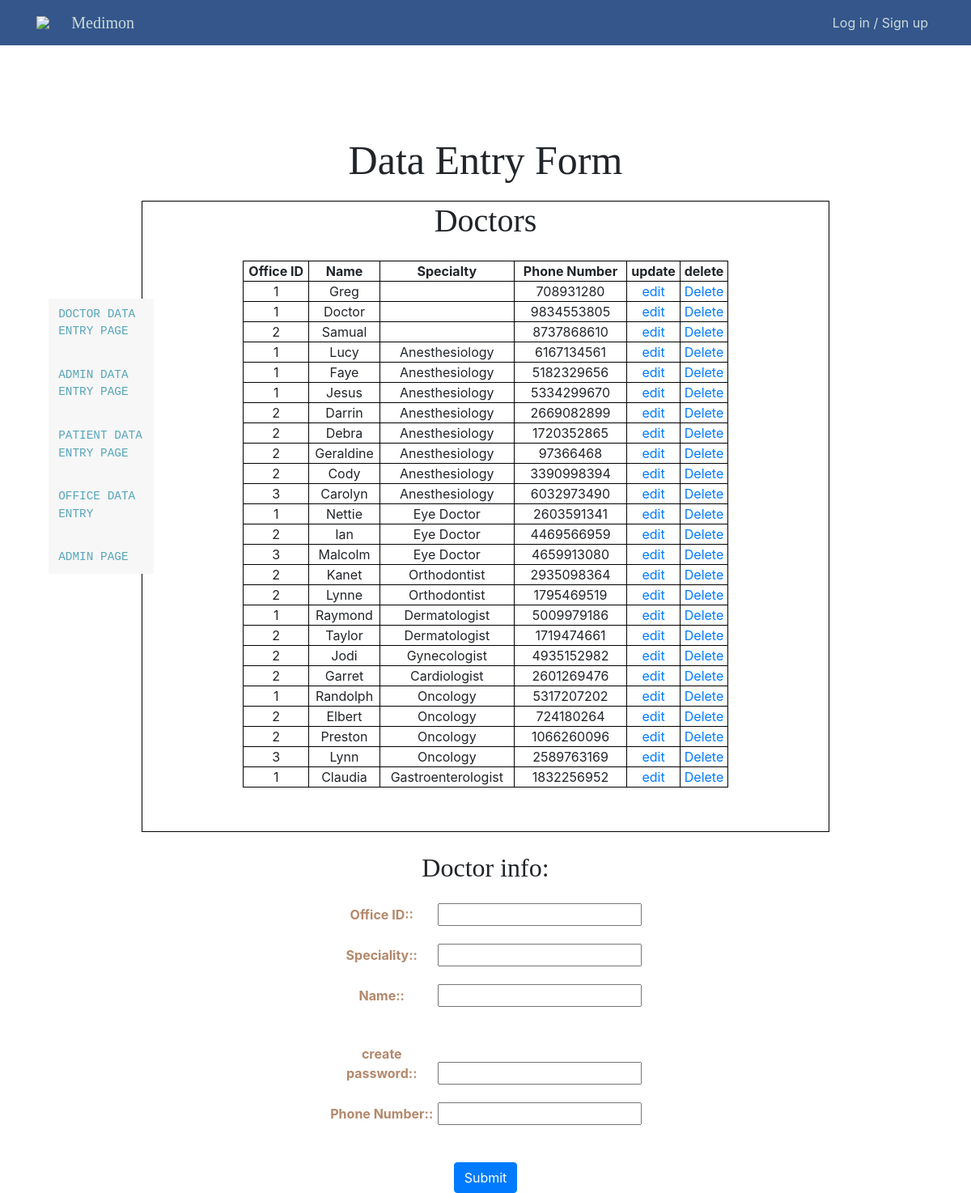
/adminPages/doctorDataEntry.php, run on the app's committed database.
### tables this page shows
CREATE TABLE DOCTOR (
    Doctor_id      INT AUTO_INCREMENT,
    Office_id      INT,
    Speciality     VARCHAR(30),
    Name           VARCHAR(20),
    Password       VARCHAR(255) NOT NULL,
    Phone_number   CHAR(10) UNIQUE,
    PRIMARY KEY (Doctor_id),
    FOREIGN KEY (Office_id) REFERENCES OFFICE(Office_id) ON DELETE SET NULL
);

### adminPages/doctorDataEntry.php (the view, shortened to what this page needs)
<?php
require_once "../php/config.php";
$sql = "SELECT Office_id, Name, Speciality, Phone_number, Doctor_id FROM DOCTOR";
$result = mysqli_query($db, $sql);
$DtableResult = "";
if ($result->num_rows > 0) {
  while($row = $result-> fetch_assoc()) {
    $DtableResult .= "<tr>". "<td>" . $row["Office_id"] . "</td><td>" . $row["Name"] . "</td><td>" .
                      $row["Speciality"] . "</td> <td>" . $row["Phone_number"] . "</td>" . "</td><td>
                      <a href='../adminPages/editDoctor.php?update_Did=" . $row["Doctor_id"]  . "'>edit</a> </td>" . "</td><td> <a href='../adminPages/doctorDataEntry.php?delete_Did=" . $row["Doctor_id"] . "'>Delete</a>
                                           </td>" .  "</tr>";
  }
}
?>
<!doctype html>
<html lang="en">
<head>
  <link rel="stylesheet" href="../css/style.css">
  <link rel="stylesheet" href="https://stackpath.bootstrapcdn.com/bootstrap/4.3.1/css/bootstrap.min.css"
>
</head>
<body>
<nav class="floating-menu">
    <a href="doctorDataEntry.php">
        <div>
            Doctor Data Entry Page
        </div>
    </a>
    <br>
    <a href="adminDataEntry.php">
        <div>
            Admin Data Entry Page
        </div>
    </a>
    <br>
    <a href="patientDataEntry.php">
        <div>
            Patient Data Entry Page
        </div>
    </a>
    <br>
        <a href="officeDataEntry.php">
            <div>
                Office Data Entry
            </div>
        </a>
        <br>
        <a href="adminPage.php">
            <div>
                Admin Page
            </div>
        </a>
</nav>
<?php include_once("../php/header.php"); ?>
  <section>
    <br><br>
    <h1 class="text-center" id="data-entry-header">Data Entry Form</h1>
  </section>
<section id="dataEntry">
      <h1>Doctors</h1>
      <table  class = "center">
              <thead class="thead">
                <tr>
                  <th>Office ID</th>
                  <th>Name</th>
                  <th>Specialty</th>
                  <th>Phone Number</th>
                  <th>update</th>
                  <th>delete</th>
                </tr>
                <?php echo $DtableResult;?>
              </thead>
            </table>
        <form action="" method="POST">
            <fieldset id="ct1">
              <h2>  Doctor info:  </h2>
              <p>
              <label for="OFFID">Office ID:</label>
              <input type="number" id="OFFID" name="OFFID" required>
</p>
<p>
              <label for="SPType">Speciality:</label>
              <input type="text" id="SPType" name="SPType" maxlength = "30" >
</p>
<p>
              <label for="Dname">Name:</label>
              <input type="text" id="Dname" name="Dname" maxlength="20" required>
</p>
              <br>
              <p>
              <label for="DPWord">create password:</label>
              <input type="Password" id="DPWord" name="DPWord" required>
</p>
<p>
              <label for="DPhoneNum">Phone Number:</label>
              <input type="text" id="DPhoneNum" name="DPhoneNum" maxlength="10" required>
</p>
              <br>
              </fieldset>
              <button type="submit" class="btn btn-primary" name="SubmitD">Submit</button>
        </form>
</section>
</body>
</html>

### css/style.css (style rules this page uses)
html { height: 100%; }
body { margin: 0; height: 100%; background: #abadaf; font-family: Dotum,'돋움',Helvetica,sans-serif; }
input { font-family: Dotum,'돋움',Helvetica,sans-serif; }
* { padding: 0px; margin: 0px; box-sizing: border-box; }
table { width: 600px; }
#dataEntry { width: 850px; background-size: cover; position: relative; margin-top: 100px; height: 780px; text-align: center; margin: 0 auto; margin-bottom: 400px; }
#data-entry-header { margin-top: 10%; margin-bottom: 20px; font-family:Cambria, Cochin, Georgia, Times, 'Times New Roman', serif; font: bold; font-size: 50px; }
.floating-menu { top:25%; left:5%; font-family: sans-serif; background: rgb(247, 247, 247); padding: 5px;; width: 130px; z-index: 100; position: fixed; font-family: "Lucida Console", "Courier New", monospace; }
.floating-menu a, .floating-menu h3 { font-size: 0.9em; display: block; margin: 0 0.5em; color: white; font-family: "Lucida Console", "Courier New", monospace; }
.floating-menu { display: flex; flex-direction: column; align-items: start; list-style-type: none; font-family: "Lucida Console", "Courier New", monospace; }
.floating-menu a { position: relative; display: block; padding: 4px 0; font-family: Lato, sans-serif; color: #56a6ba; text-decoration: none; text-transform: uppercase; transition: 0.5s; font-family: "Lucida Console", "Courier New", monospace; }
.floating-menu ::after { position: absolute; content: ""; top: 100%; left: 0; width: 100%; height: 3px; background: #3498db; transform: scaleX(0); transform-origin: right; transition: transform 0.5s; font-family: "Lucida Console", "Courier New", monospace; }

### adminPages/doctorDataEntry.php (style rules this page uses)
#dataEntry { border: 1px solid black; }
table, th, td { border: 1px solid black; border-collapse: collapse; }
table.center { margin-left: auto; margin-right: auto; }
label { color: #B4886B; font-weight: bold; width: 130px; }
label:after { content: ": " }
h1 { font-family:Cambria, Cochin, Georgia, Times, 'Times New Roman', serif; margin-bottom: 25px; }
h2 { font-family:Cambria, Cochin, Georgia, Times, 'Times New Roman', serif; margin-bottom: 25px; }
fieldset { margin-top: 80px; }

### data on the page
doctor: Office "1", Name "Greg", Phone_number "708931280"
doctor: Office "1", Name "Doctor", Phone_number "9834553805"
doctor: Office "2", Name "Samual", Phone_number "8737868610"
doctor: Office "1", Name "Lucy", Speciality "Anesthesiology", Phone_number "6167134561"
doctor: Office "1", Name "Faye", Speciality "Anesthesiology", Phone_number "5182329656"
doctor: Office "1", Name "Jesus", Speciality "Anesthesiology", Phone_number "5334299670"
doctor: Office "2", Name "Darrin", Speciality "Anesthesiology", Phone_number "2669082899"
doctor: Office "2", Name "Debra", Speciality "Anesthesiology", Phone_number "1720352865"
doctor: Office "2", Name "Geraldine", Speciality "Anesthesiology", Phone_number "97366468"
doctor: Office "2", Name "Cody", Speciality "Anesthesiology", Phone_number "3390998394"
doctor: Office "3", Name "Carolyn", Speciality "Anesthesiology", Phone_number "6032973490"
doctor: Office "1", Name "Nettie", Speciality "Eye Doctor", Phone_number "2603591341"
doctor: Office "2", Name "Ian", Speciality "Eye Doctor", Phone_number "4469566959"
doctor: Office "3", Name "Malcolm", Speciality "Eye Doctor", Phone_number "4659913080"
doctor: Office "2", Name "Kanet", Speciality "Orthodontist", Phone_number "2935098364"
doctor: Office "2", Name "Lynne", Speciality "Orthodontist", Phone_number "1795469519"
doctor: Office "1", Name "Raymond", Speciality "Dermatologist", Phone_number "5009979186"
doctor: Office "2", Name "Taylor", Speciality "Dermatologist", Phone_number "1719474661"
doctor: Office "2", Name "Jodi", Speciality "Gynecologist", Phone_number "4935152982"
doctor: Office "2", Name "Garret", Speciality "Cardiologist", Phone_number "2601269476"
doctor: Office "1", Name "Randolph", Speciality "Oncology", Phone_number "5317207202"
doctor: Office "2", Name "Elbert", Speciality "Oncology", Phone_number "724180264"
doctor: Office "2", Name "Preston", Speciality "Oncology", Phone_number "1066260096"
doctor: Office "3", Name "Lynn", Speciality "Oncology", Phone_number "2589763169"
doctor: Office "1", Name "Claudia", Speciality "Gastroenterologist", Phone_number "1832256952"
